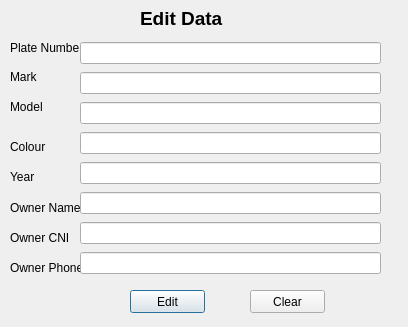
<?xml version="1.0" encoding="UTF-8"?>
<ui version="4.0">
 <class>Dialog</class>
 <widget class="QDialog" name="Dialog">
  <property name="geometry">
   <rect>
    <x>0</x>
    <y>0</y>
    <width>408</width>
    <height>327</height>
   </rect>
  </property>
  <property name="windowTitle">
   <string>Edit data</string>
  </property>
  <widget class="QLabel" name="label_4">
   <property name="geometry">
    <rect>
     <x>10</x>
     <y>100</y>
     <width>47</width>
     <height>13</height>
    </rect>
   </property>
   <property name="text">
    <string>Model</string>
   </property>
  </widget>
  <widget class="QLabel" name="label_8">
   <property name="geometry">
    <rect>
     <x>10</x>
     <y>200</y>
     <width>71</width>
     <height>16</height>
    </rect>
   </property>
   <property name="text">
    <string>Owner Name</string>
   </property>
  </widget>
  <widget class="QLabel" name="label_5">
   <property name="geometry">
    <rect>
     <x>10</x>
     <y>140</y>
     <width>47</width>
     <height>13</height>
    </rect>
   </property>
   <property name="text">
    <string>Colour</string>
   </property>
  </widget>
  <widget class="QLabel" name="label_2">
   <property name="geometry">
    <rect>
     <x>10</x>
     <y>40</y>
     <width>71</width>
     <height>16</height>
    </rect>
   </property>
   <property name="text">
    <string>Plate Number</string>
   </property>
  </widget>
  <widget class="QLabel" name="label_6">
   <property name="geometry">
    <rect>
     <x>10</x>
     <y>170</y>
     <width>47</width>
     <height>13</height>
    </rect>
   </property>
   <property name="text">
    <string>Year</string>
   </property>
  </widget>
  <widget class="QLabel" name="label_7">
   <property name="geometry">
    <rect>
     <x>10</x>
     <y>230</y>
     <width>61</width>
     <height>16</height>
    </rect>
   </property>
   <property name="text">
    <string>Owner CNI</string>
   </property>
  </widget>
  <widget class="QLabel" name="label_3">
   <property name="geometry">
    <rect>
     <x>10</x>
     <y>70</y>
     <width>47</width>
     <height>13</height>
    </rect>
   </property>
   <property name="text">
    <string>Mark</string>
   </property>
  </widget>
  <widget class="QLabel" name="label_9">
   <property name="geometry">
    <rect>
     <x>10</x>
     <y>260</y>
     <width>71</width>
     <height>16</height>
    </rect>
   </property>
   <property name="text">
    <string>Owner Phone</string>
   </property>
  </widget>
  <widget class="QLabel" name="label">
   <property name="geometry">
    <rect>
     <x>140</x>
     <y>10</y>
     <width>131</width>
     <height>16</height>
    </rect>
   </property>
   <property name="font">
    <font>
     <pointsize>14</pointsize>
     <weight>75</weight>
     <bold>true</bold>
    </font>
   </property>
   <property name="text">
    <string>Edit Data</string>
   </property>
  </widget>
  <widget class="QWidget" name="layoutWidget">
   <property name="geometry">
    <rect>
     <x>80</x>
     <y>40</y>
     <width>301</width>
     <height>241</height>
    </rect>
   </property>
   <layout class="QVBoxLayout" name="verticalLayout">
    <item>
     <widget class="QLineEdit" name="lineEdit"/>
    </item>
    <item>
     <widget class="QLineEdit" name="lineEdit_2"/>
    </item>
    <item>
     <widget class="QLineEdit" name="lineEdit_3"/>
    </item>
    <item>
     <widget class="QLineEdit" name="lineEdit_4"/>
    </item>
    <item>
     <widget class="QLineEdit" name="lineEdit_5"/>
    </item>
    <item>
     <widget class="QLineEdit" name="lineEdit_6"/>
    </item>
    <item>
     <widget class="QLineEdit" name="lineEdit_7"/>
    </item>
    <item>
     <widget class="QLineEdit" name="lineEdit_8"/>
    </item>
   </layout>
  </widget>
  <widget class="QPushButton" name="pushButton">
   <property name="geometry">
    <rect>
     <x>130</x>
     <y>290</y>
     <width>75</width>
     <height>23</height>
    </rect>
   </property>
   <property name="text">
    <string>Edit</string>
   </property>
  </widget>
  <widget class="QPushButton" name="pushButton_2">
   <property name="geometry">
    <rect>
     <x>250</x>
     <y>290</y>
     <width>75</width>
     <height>23</height>
    </rect>
   </property>
   <property name="text">
    <string>Clear</string>
   </property>
  </widget>
 </widget>
 <resources/>
 <connections/>
</ui>
